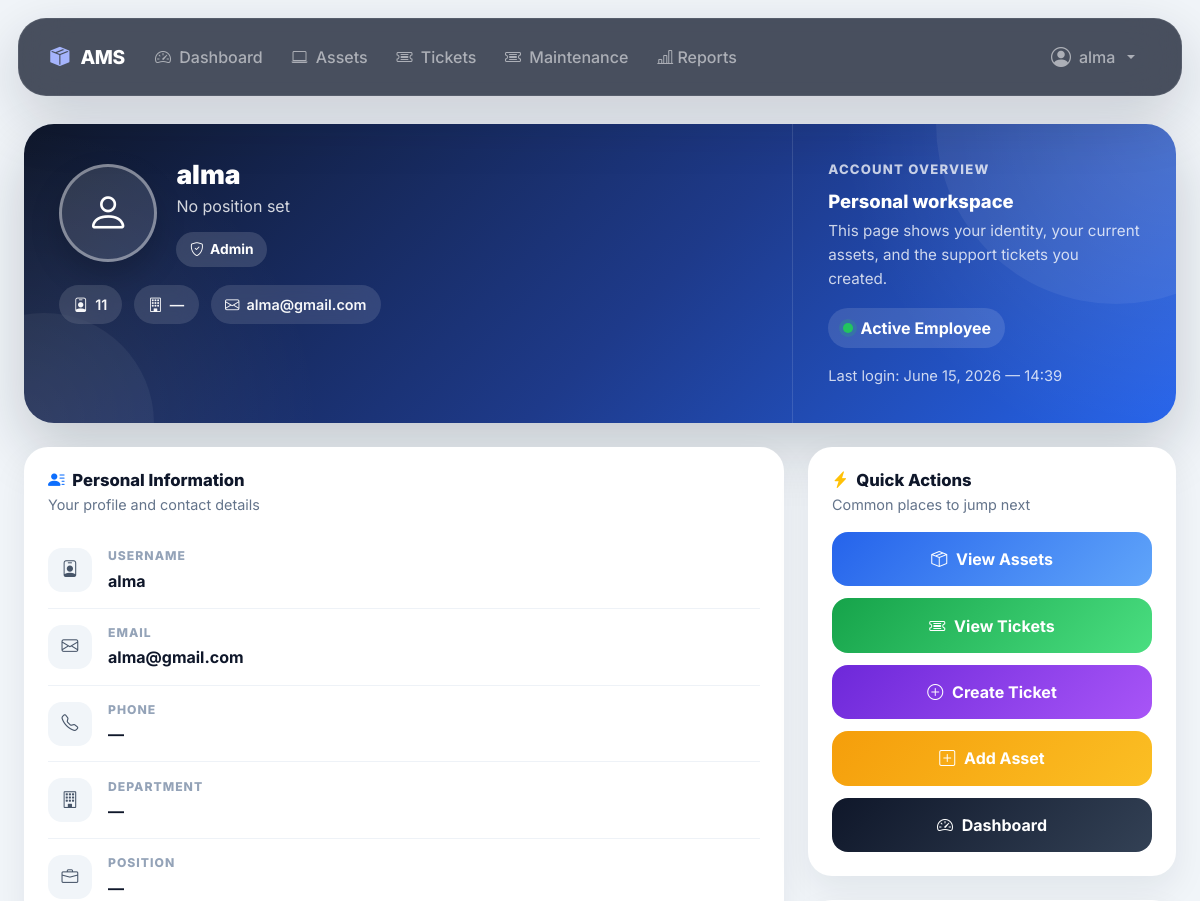
Before: /profile/ (signed in, upper part) with the older database file.
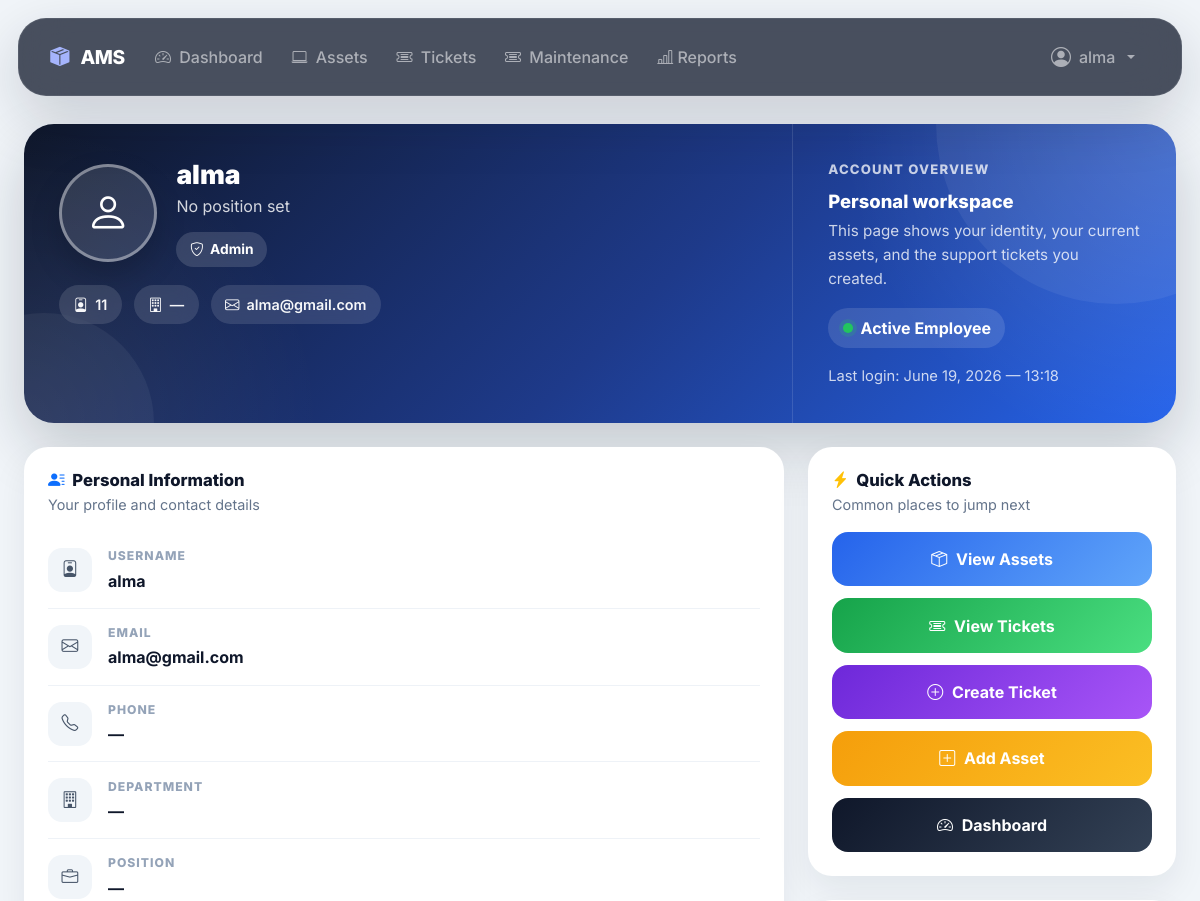
After: the same page with the newer database file.
### accounts/models.py (models this page shows, shortened)
class User(AbstractUser ,TimeStampedModel):
    class Roles(models.TextChoices):
        ADMIN = "admin", "Admin"
        MANAGER = "manager", "Manager"
        IT_EXPERT = "it_expert", "IT Expert"
        EMPLOYEE = "employee", "Employee"
    email = models.EmailField(
        unique=True
    )
    employee_id = models.CharField(
        max_length=20,
        unique=True,
        db_index=True,
        verbose_name="Employee ID"
    )
    role = models.CharField(
        max_length=20,
        choices=Roles.choices,
        default=Roles.EMPLOYEE,
        db_index=True,
    )
    phone_number = models.CharField(
        max_length=20,
        blank=True,
    )
    department = models.ForeignKey(
        Department,
        on_delete=models.SET_NULL,
        null=True,
        blank=True,
        related_name="users",
    )
    position = models.CharField(
        max_length=100,
        blank=True,
    )
    avatar = models.ImageField(
        upload_to="users/avatars/",
        blank=True,
        null=True,
    )
    class Meta:
        ordering = ["last_name", "first_name"]
        verbose_name = "User"
        verbose_name_plural = "Users"
        indexes = [
            models.Index(fields=["role"]),
        ]
    @property
    def is_staff_member(self):
        if self.is_superuser:
            return True
        return self.role in (
            self.Roles.ADMIN,
            self.Roles.MANAGER,
            self.Roles.IT_EXPERT,
        )
    @property
    def can_manage_assets(self):
        return self.is_staff_member

### accounts/views.py (the view)
# urls.py: path("profile/",views.ProfileView.as_view(),name="profile"),
class ProfileView(LoginRequiredMixin, View):
    template_name = "accounts/profile.html"
    def get(self, request):
        user = request.user
        assignments_qs = (
            AssetAssignment.objects
            .select_related("asset", "asset__category")
            .filter(employee=user)
            .order_by("-assigned_at")
        )
        active_assignments = assignments_qs.filter(returned_at__isnull=True)
        recent_tickets_qs = (
            Ticket.objects
            .select_related("asset", "assigned_to")
            .filter(created_by=user)
            .order_by("-created_at")
        )
        open_tickets_count = Ticket.objects.filter(
            created_by=user,
            status__in=[
                Ticket.Status.OPEN,
                Ticket.Status.IN_PROGRESS,
                Ticket.Status.AWAITING_USER,
            ],
        ).count()
        resolved_tickets_count = Ticket.objects.filter(
            created_by=user,
            status=Ticket.Status.RESOLVED,
        ).count()
        closed_tickets_count = Ticket.objects.filter(
            created_by=user,
            status=Ticket.Status.CLOSED,
        ).count()
        context = {
            "total_assignments_count": assignments_qs.count(),
            "current_assets_count": active_assignments.count(),
            "total_tickets_count": recent_tickets_qs.count(),
            "open_tickets_count": open_tickets_count,
            "resolved_tickets_count": resolved_tickets_count,
            "closed_tickets_count": closed_tickets_count,
            "active_assignments": active_assignments,
            "recent_assignments": assignments_qs[:5],
            "recent_tickets": recent_tickets_qs[:5],
        }
        return render(request, self.template_name, context)

### accounts/templates/accounts/profile.html (shortened to what the changed rows need)
{% extends "base.html" %}
{% block content %}
<div class="container-fluid profile-shell">
    <div class="card profile-hero mb-4">
        <div class="row g-0 align-items-stretch">
            <div class="col-lg-8">
                <div class="profile-hero-inner">
                    <div class="profile-top">
                        <div>
                            <div class="profile-name">
                                {{ user.get_full_name|default:user.username }}
                            </div>
                            <div class="profile-position">
                                {{ user.position|default:"No position set" }}
                            </div>
                            <span class="role-badge">
                                <i class="bi bi-shield-check"></i>
                                {{ user.get_role_display }}
                            </span>
                        </div>
                    </div>
                    <div class="hero-meta">
                        <span class="meta-pill">
                            <i class="bi bi-person-badge"></i>
                            {{ user.employee_id|default:"—" }}
                        </span>
                        <span class="meta-pill">
                            <i class="bi bi-building"></i>
                            {{ user.department|default:"—" }}
                        </span>
                        <span class="meta-pill">
                            <i class="bi bi-envelope"></i>
                            {{ user.email|default:"—" }}
                        </span>
                    </div>
                </div>
            </div>
            <div class="col-lg-4">
                <div class="profile-side">
                    <div>
                        <div class="hero-status">
                            <span class="status-dot"></span>
                            Active Employee
                        </div>
                        <div class="mt-3 muted-note" style="color: rgba(255,255,255,.78);">
                            Last login: {{ user.last_login|date:"F d, Y — H:i"|default:"—" }}
                        </div>
                    </div>
                </div>
            </div>
        </div>
    </div>
    <div class="row g-4">
        <div class="col-lg-8">
            <div class="card info-card mb-4">
                <div class="card-body p-4">
                    <div class="info-row">
                        <div>
                            <div class="info-label">Username</div>
                            <div class="info-value">{{ user.username }}</div>
                        </div>
                    </div>
                    <div class="info-row">
                        <div>
                            <div class="info-label">Email</div>
                            <div class="info-value">{{ user.email|default:"—" }}</div>
                        </div>
                    </div>
                    <div class="info-row">
                        <div>
                            <div class="info-label">Phone</div>
                            <div class="info-value">{{ user.phone_number|default:"—" }}</div>
                        </div>
                    </div>
                    <div class="info-row">
                        <div>
                            <div class="info-label">Department</div>
                            <div class="info-value">{{ user.department|default:"—" }}</div>
                        </div>
                    </div>
                    <div class="info-row">
                        <div>
                            <div class="info-label">Position</div>
                            <div class="info-value">{{ user.position|default:"—" }}</div>
                        </div>
                    </div>
                </div>
            </div>
        </div>
    </div>
</div>
{% endblock %}

### templates/base.html (shortened to what this page needs)
<!DOCTYPE html>
<html lang="en">
<head>
    <link href="https://cdn.jsdelivr.net/npm/bootstrap@5.3.3/dist/css/bootstrap.min.css"
          rel="stylesheet">
    <link href="https://cdn.jsdelivr.net/npm/bootstrap-icons@1.11.0/font/bootstrap-icons.css"
          rel="stylesheet">
    <link href="https://cdn.jsdelivr.net/npm/bootstrap@5.3.3/dist/css/bootstrap.min.css" rel="stylesheet">
    <link href="https://cdn.jsdelivr.net/npm/bootstrap-icons@1.11.0/font/bootstrap-icons.css" rel="stylesheet">
</head>
<body>
{% if user.is_authenticated %}
<nav class="navbar navbar-expand-lg navbar-dark">
    <div class="container-fluid">
        <a class="navbar-brand" href="{% url 'dashboard' %}">
            <i class="bi bi-box-seam-fill me-2"></i>
            AMS
        </a>
        <div class="collapse navbar-collapse" id="navbarNav">
            <ul class="navbar-nav me-auto">
                <li class="nav-item">
                    <a class="nav-link"
                       href="{% url 'dashboard' %}">
                        <i class="bi bi-speedometer2 me-1"></i>
                        Dashboard
                    </a>
                </li>
                <li class="nav-item">
                    <a class="nav-link"
                       href="{% url 'asset-list' %}">
                        <i class="bi bi-laptop me-1"></i>
                        Assets
                    </a>
                </li>
                <li class="nav-item">
                    <a class="nav-link"
                       href="{% url 'ticket-list' %}">
                        <i class="bi bi-ticket-detailed me-1"></i>
                        Tickets
                    </a>
                </li>
                <li class="nav-item">
                    <a class="nav-link"
                       href="{% url 'maintenance-log-list' %}">
                        <i class="bi bi-ticket-detailed me-1"></i>
                        Maintenance
                    </a>
                </li>
                <li class="nav-item">
                    <a class="nav-link" href="{% url 'reports' %}">
                        <i class="bi bi-bar-chart-line"></i>
                        Reports
                    </a>
                </li>
            </ul>
            <ul class="navbar-nav">
                <li class="nav-item dropdown">
                    <a class="nav-link dropdown-toggle d-flex align-items-center gap-2"
                       href="#"
                       data-bs-toggle="dropdown">
                        {% if user.avatar %}
                            <img src="{{ user.avatar.url }}"
                                 class="user-avatar">
                        {% else %}
                            <i class="bi bi-person-circle fs-5"></i>
                        {% endif %}
                        <span>
                            {{ user.get_full_name|default:user.username }}
                        </span>
                    </a>
                </li>
            </ul>
        </div>
    </div>
</nav>
{% endif %}
<main class="container-fluid">
    {% block content %}{% endblock %}
</main>
</body>
</html>

Changed rows visible on the page:
changed User "alma": last_login "June 15, 2026 — 14:39" → "June 19, 2026 — 13:18"
